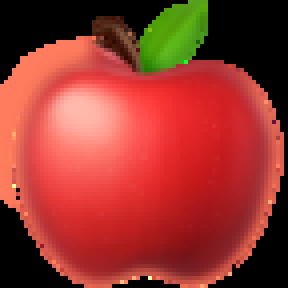
#> input picture train/apple.png, 72 x 72 px (shown 4 times larger)
$ python draw_shapes_w_pen.py   (older library calls are emulated)
#> lines starting #> are read from the running program, lines starting #| are printed output that depends on the picture; after the words box and inside, x2 and y2 are one past the last pixel; in counts of white or black regions, pixels touching at a corner belong together
# Prompt the user to draw a shape and try to detect what shape (book, tree, shirt, etc.)
# they drew. Zernike moments are used as a feature vector to describe the training set
# and the users shape.

import os
import cv2
import glob
import mahotas
import imutils
import numpy as np
from imutils import contours
from scipy.spatial import distance as dist

DEBUG       = True
ST_IDLE     = 0
ST_DRAWING  = 1
state       = ST_IDLE
pen_strokes = []
fvs         = []
fvs_labels  = []

def train():
	# From a list of images, get the Zernike moments as a feature vector and store in a list
	# We will determine what oject the user is drawing by their shape
	global fvs, fvs_labels

	# Calc zernike moments for each shape
	for img in glob.glob('./train/*.png'):
		src = cv2.imread(img, cv2.IMREAD_GRAYSCALE)
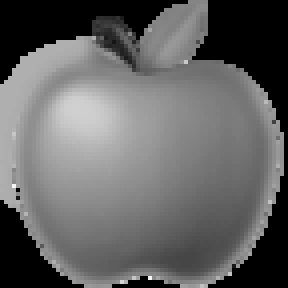
#> src: shape (72, 72) (shown 4 times larger); min 0, max 247, mean 99.6
		_, thresh = cv2.threshold(src, 100, 255, cv2.THRESH_BINARY + cv2.THRESH_OTSU)
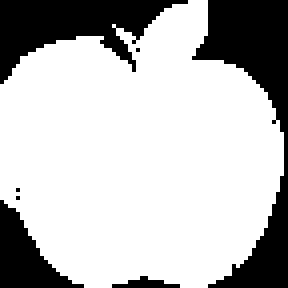
#> thresh: shape (72, 72) (shown 4 times larger); 73.8% white; 7 black regions (3 under 20 px), largest, box (x1, y1, x2, y2) and area: (48, 0, 72, 72) 652, (0, 0, 47, 21) 466, (0, 50, 21, 72) 210, (28, 69, 45, 72) 28
		cnt = cv2.findContours(thresh.copy(), cv2.RETR_LIST, cv2.CHAIN_APPROX_SIMPLE)[1][0]
#> cnt = [[3, 49], [4, 48], [5, 49], [4, 50]]

		# if DEBUG:
		# 	cv2.imshow('Shape', thresh)
		# 	cv2.waitKey(0)

#> (the run stopped early here; a loop or call above may not have finished)

$ run again, on train/cup.png
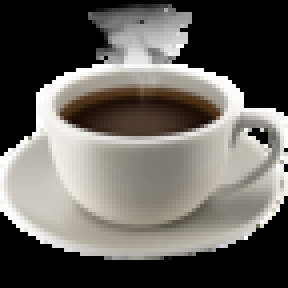
#> input picture train/cup.png, 72 x 72 px (shown 4 times larger)
#> in train, `src = cv2.imread(img, cv2.IMREAD_GRAYSCALE)`:
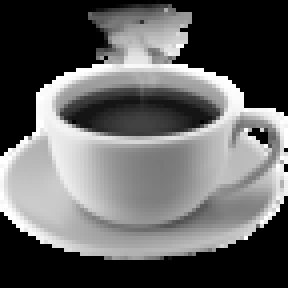
#> src: shape (72, 72) (shown 4 times larger); min 0, max 255, mean 98.3
#> in train, `_, thresh = cv2.threshold(src, 100, 255, cv2.THRESH_BINARY + cv2.THRES..`:
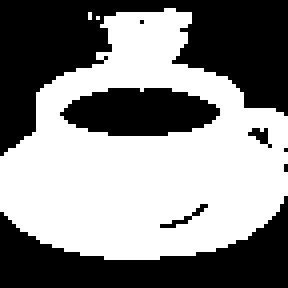
#> thresh: shape (72, 72) (shown 4 times larger); 52.7% white; 8 black regions (5 under 20 px), largest, box (x1, y1, x2, y2) and area: (0, 0, 72, 39) 1279, (0, 49, 72, 72) 772, (15, 22, 55, 34) 366
#> cnt = contour of 12 points, box (x1, y1, x2, y2) (39, 53, 49, 58), area 18

$ run again, on train/door.png
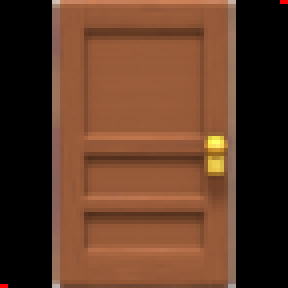
#> input picture train/door.png, 72 x 72 px (shown 4 times larger)
#> in train, `src = cv2.imread(img, cv2.IMREAD_GRAYSCALE)`:
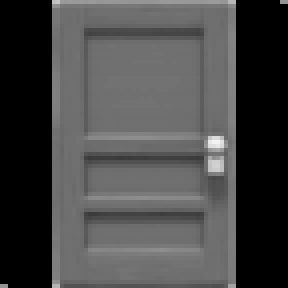
#> src: shape (72, 72) (shown 4 times larger); min 0, max 243, mean 70.4
#> in train, `_, thresh = cv2.threshold(src, 100, 255, cv2.THRESH_BINARY + cv2.THRES..`:
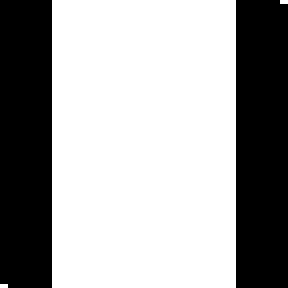
#> thresh: shape (72, 72) (shown 4 times larger); 64% white; 2 black regions, box (x1, y1, x2, y2) and area: (0, 0, 13, 72) 934, (59, 0, 72, 72) 934
#> cnt = [[0, 71], [1, 71]]
